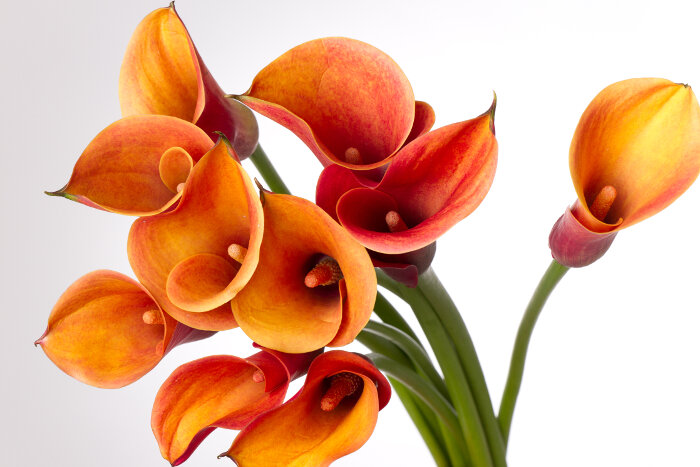
#> input picture scripts/cv1/data/flowers.jpg, 700 x 467 px
$ python 2-sift-keypoints.py
#> lines starting #> are read from the running program, lines starting #| are printed output that depends on the picture; after the words box and inside, x2 and y2 are one past the last pixel; in counts of white or black regions, pixels touching at a corner belong together
import cv2
import numpy as np

img = cv2.imread('../data/flowers.jpg')
#> img is the input picture: shape (467, 700, 3); mean B, G, R 142.8, 171.9, 222.2
gray= cv2.cvtColor(img,cv2.COLOR_BGR2GRAY)
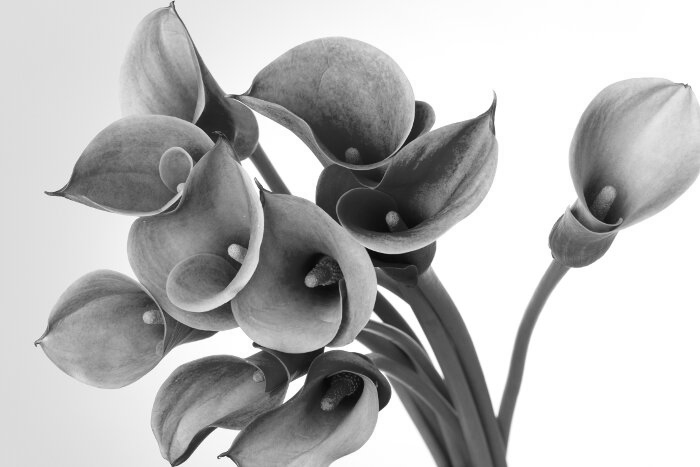
#> gray: shape (467, 700); min 7, max 255, mean 183.6

sift = cv2.xfeatures2d.SIFT_create()
kp = sift.detect(gray,None)
#> kp = 438 keypoints; strongest (x, y, size): (296, 385, 11.6), (255, 345, 3.5), (403, 309, 11.4), (327, 349, 3.6)

#img=cv2.drawKeypoints(gray,kp,img)
img=cv2.drawKeypoints(gray,kp,img,flags=cv2.DRAW_MATCHES_FLAGS_DRAW_RICH_KEYPOINTS)
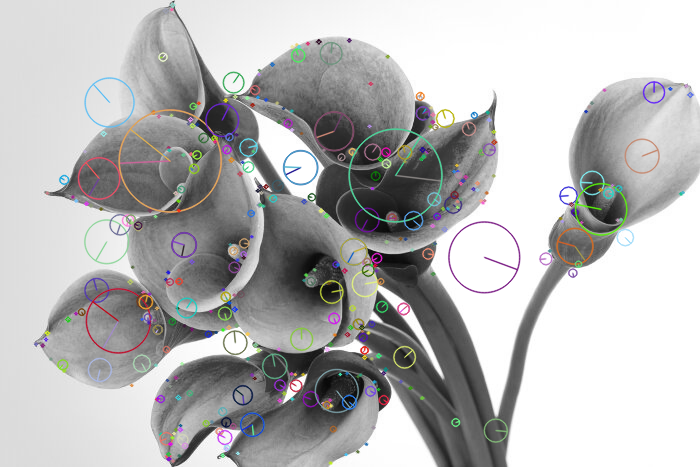
#> img: shape (467, 700, 3); mean B, G, R 183.4, 183.4, 183.5

cv2.imshow('SIFT keypoints', img)
cv2.waitKey(0)
cv2.destroyAllWindows()

$ run again, with scripts/cv1/data/blocks.jpg copied over scripts/cv1/data/flowers.jpg
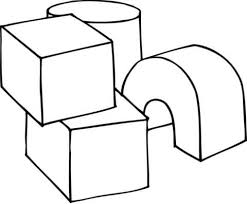
#> input picture scripts/cv1/data/blocks.jpg, 247 x 204 px
#> img is the input picture: shape (204, 247, 3); min 0, max 255, mean 238.4
#> kp = 65 keypoints; strongest (x, y, size): (148, 186, 2), (115, 106, 2.3), (86, 22, 2.7), (42, 124, 3.5)
#> `img=cv2.drawKeypoints(gray,kp,img,flags=cv2.DRAW_MATCHES_FLAGS_DRAW_RI..`:
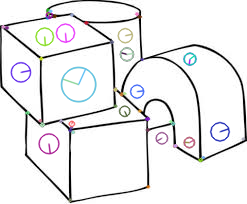
#> img: shape (204, 247, 3); 5.84% of pixels changed, all inside (x1, y1, x2, y2) = (0, 8, 246, 203)

$ run again, with scripts/cv1/data/cottages.jpg copied over scripts/cv1/data/flowers.jpg
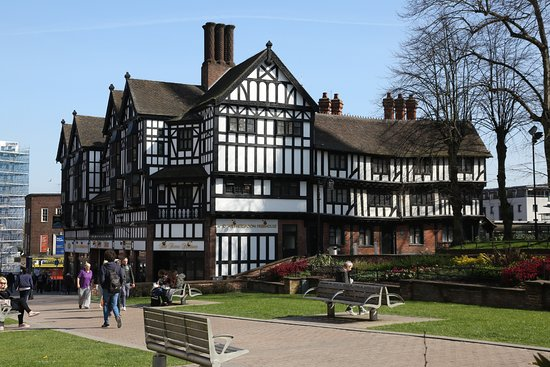
#> input picture scripts/cv1/data/cottages.jpg, 550 x 367 px
#> img is the input picture: shape (367, 550, 3); mean B, G, R 114.4, 112.3, 105
#> `gray= cv2.cvtColor(img,cv2.COLOR_BGR2GRAY)`:
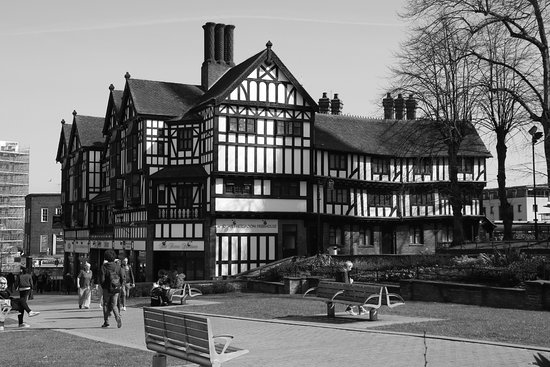
#> gray: shape (367, 550); min 0, max 255, mean 110.3
#> kp = 2252 keypoints; strongest (x, y, size): (106, 261, 2.1), (219, 188, 6), (268, 68, 2.1), (126, 259, 2)
#> `img=cv2.drawKeypoints(gray,kp,img,flags=cv2.DRAW_MATCHES_FLAGS_DRAW_RI..`:
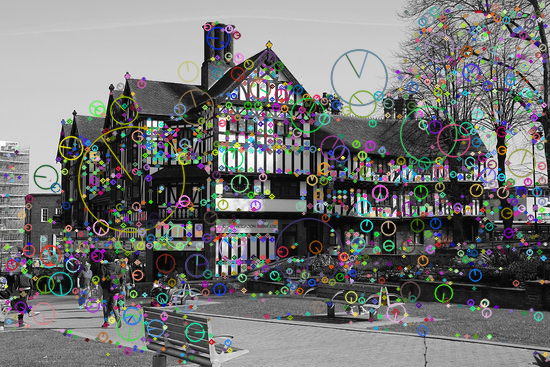
#> img: shape (367, 550, 3); mean B, G, R 115.5, 116.2, 115.4
